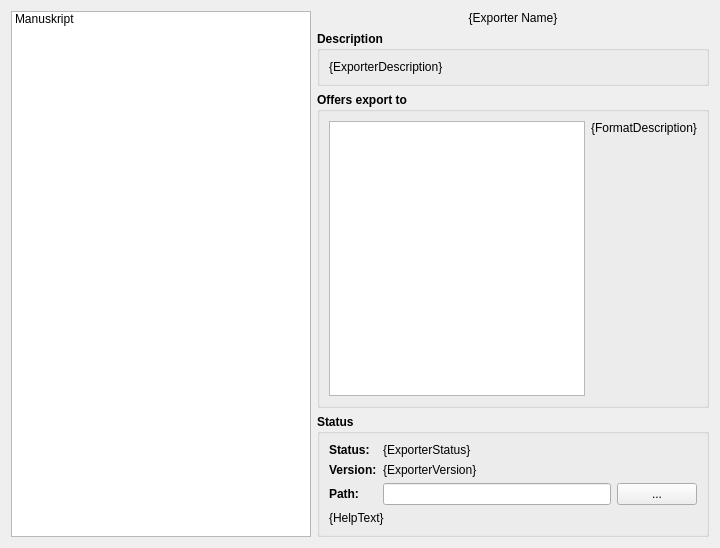
<?xml version="1.0" encoding="UTF-8"?>
<ui version="4.0">
 <class>ExportersManager</class>
 <widget class="QWidget" name="ExportersManager">
  <property name="geometry">
   <rect>
    <x>0</x>
    <y>0</y>
    <width>720</width>
    <height>548</height>
   </rect>
  </property>
  <property name="windowTitle">
   <string>Manage Exporters</string>
  </property>
  <layout class="QHBoxLayout" name="horizontalLayout_8">
   <item>
    <widget class="QListWidget" name="lstExporters">
     <item>
      <property name="text">
       <string>Manuskript</string>
      </property>
     </item>
    </widget>
   </item>
   <item>
    <widget class="QWidget" name="stack" native="true">
     <layout class="QVBoxLayout" name="verticalLayout_7">
      <property name="leftMargin">
       <number>0</number>
      </property>
      <property name="topMargin">
       <number>0</number>
      </property>
      <property name="rightMargin">
       <number>0</number>
      </property>
      <property name="bottomMargin">
       <number>0</number>
      </property>
      <item>
       <widget class="QLabel" name="lblExporterName">
        <property name="sizePolicy">
         <sizepolicy hsizetype="Preferred" vsizetype="Fixed">
          <horstretch>0</horstretch>
          <verstretch>0</verstretch>
         </sizepolicy>
        </property>
        <property name="text">
         <string notr="true">{Exporter Name}</string>
        </property>
        <property name="alignment">
         <set>Qt::AlignCenter</set>
        </property>
       </widget>
      </item>
      <item>
       <widget class="QGroupBox" name="grpDescription">
        <property name="font">
         <font>
          <weight>75</weight>
          <bold>true</bold>
         </font>
        </property>
        <property name="title">
         <string>Description</string>
        </property>
        <layout class="QVBoxLayout" name="verticalLayout_5">
         <item>
          <widget class="QLabel" name="lblExporterDescription">
           <property name="font">
            <font>
             <weight>50</weight>
             <bold>false</bold>
            </font>
           </property>
           <property name="text">
            <string notr="true">{ExporterDescription}</string>
           </property>
           <property name="wordWrap">
            <bool>true</bool>
           </property>
           <property name="textInteractionFlags">
            <set>Qt::LinksAccessibleByMouse|Qt::TextSelectableByMouse</set>
           </property>
          </widget>
         </item>
        </layout>
       </widget>
      </item>
      <item>
       <widget class="QGroupBox" name="grpExportTo">
        <property name="font">
         <font>
          <weight>75</weight>
          <bold>true</bold>
         </font>
        </property>
        <property name="title">
         <string>Offers export to</string>
        </property>
        <layout class="QHBoxLayout" name="horizontalLayout">
         <item>
          <widget class="QListWidget" name="lstExportTo">
           <property name="sizePolicy">
            <sizepolicy hsizetype="MinimumExpanding" vsizetype="Expanding">
             <horstretch>0</horstretch>
             <verstretch>0</verstretch>
            </sizepolicy>
           </property>
          </widget>
         </item>
         <item>
          <widget class="QFrame" name="frame">
           <property name="frameShape">
            <enum>QFrame::NoFrame</enum>
           </property>
           <property name="frameShadow">
            <enum>QFrame::Raised</enum>
           </property>
           <layout class="QVBoxLayout" name="verticalLayout">
            <property name="spacing">
             <number>0</number>
            </property>
            <property name="leftMargin">
             <number>0</number>
            </property>
            <property name="topMargin">
             <number>0</number>
            </property>
            <property name="rightMargin">
             <number>0</number>
            </property>
            <property name="bottomMargin">
             <number>0</number>
            </property>
            <item>
             <widget class="QLabel" name="lblExportToDescription">
              <property name="font">
               <font>
                <weight>50</weight>
                <bold>false</bold>
               </font>
              </property>
              <property name="text">
               <string notr="true">{FormatDescription}</string>
              </property>
              <property name="wordWrap">
               <bool>true</bool>
              </property>
              <property name="textInteractionFlags">
               <set>Qt::LinksAccessibleByMouse|Qt::TextSelectableByMouse</set>
              </property>
             </widget>
            </item>
            <item>
             <spacer name="verticalSpacer">
              <property name="orientation">
               <enum>Qt::Vertical</enum>
              </property>
              <property name="sizeHint" stdset="0">
               <size>
                <width>20</width>
                <height>40</height>
               </size>
              </property>
             </spacer>
            </item>
           </layout>
          </widget>
         </item>
        </layout>
       </widget>
      </item>
      <item>
       <widget class="QGroupBox" name="grpPath">
        <property name="font">
         <font>
          <weight>75</weight>
          <bold>true</bold>
         </font>
        </property>
        <property name="title">
         <string>Status</string>
        </property>
        <layout class="QFormLayout" name="formLayout">
         <item row="0" column="0">
          <widget class="QLabel" name="label_2">
           <property name="text">
            <string>Status:</string>
           </property>
          </widget>
         </item>
         <item row="0" column="1">
          <widget class="QLabel" name="lblStatus">
           <property name="font">
            <font>
             <weight>50</weight>
             <bold>false</bold>
            </font>
           </property>
           <property name="text">
            <string notr="true">{ExporterStatus}</string>
           </property>
          </widget>
         </item>
         <item row="1" column="0">
          <widget class="QLabel" name="lblVersionName">
           <property name="text">
            <string>Version:</string>
           </property>
          </widget>
         </item>
         <item row="1" column="1">
          <widget class="QLabel" name="lblVersion">
           <property name="font">
            <font>
             <weight>50</weight>
             <bold>false</bold>
            </font>
           </property>
           <property name="text">
            <string notr="true">{ExporterVersion}</string>
           </property>
           <property name="textInteractionFlags">
            <set>Qt::LinksAccessibleByMouse|Qt::TextSelectableByMouse</set>
           </property>
          </widget>
         </item>
         <item row="3" column="0">
          <widget class="QLabel" name="label">
           <property name="text">
            <string>Path:</string>
           </property>
          </widget>
         </item>
         <item row="3" column="1">
          <layout class="QHBoxLayout" name="horizontalLayout_2">
           <item>
            <widget class="QLineEdit" name="txtPath">
             <property name="font">
              <font>
               <weight>50</weight>
               <bold>false</bold>
              </font>
             </property>
            </widget>
           </item>
           <item>
            <widget class="QPushButton" name="btnSetPath">
             <property name="font">
              <font>
               <weight>50</weight>
               <bold>false</bold>
              </font>
             </property>
             <property name="text">
              <string>...</string>
             </property>
            </widget>
           </item>
          </layout>
         </item>
         <item row="4" column="0" colspan="2">
          <widget class="QLabel" name="lblHelpText">
           <property name="font">
            <font>
             <weight>50</weight>
             <bold>false</bold>
            </font>
           </property>
           <property name="text">
            <string>{HelpText}</string>
           </property>
           <property name="wordWrap">
            <bool>true</bool>
           </property>
           <property name="textInteractionFlags">
            <set>Qt::LinksAccessibleByMouse|Qt::TextSelectableByMouse</set>
           </property>
          </widget>
         </item>
        </layout>
       </widget>
      </item>
     </layout>
    </widget>
   </item>
  </layout>
 </widget>
 <resources/>
 <connections/>
</ui>
